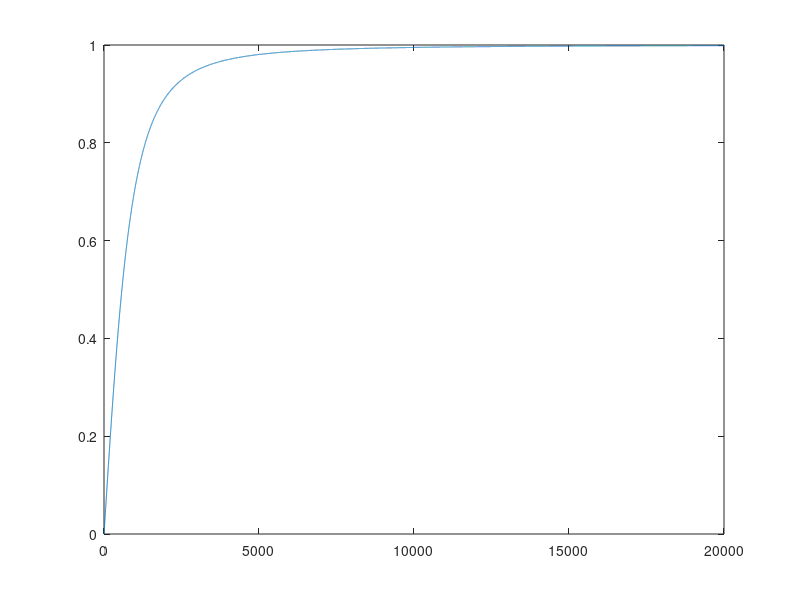

Write the MATLAB code that produced this figure.
% Capacitor value in pF
C = 100000;

% Resistor value in ohms
R = 10000;

% Frequency step size in Hz
freq_step = 1;
% Frequency maximum to display up to
max_freq = 20000;

% Convert capacitance into pF
C = C / (10^12);

f = 0 : freq_step : max_freq;

V = zeros(1,length(f));
for i = 1 : length(f)
  V(i) = f(i)*(C*R) / (sqrt(1 + (f(i)*(C*R))^2 ));
end

plot(f, V);
